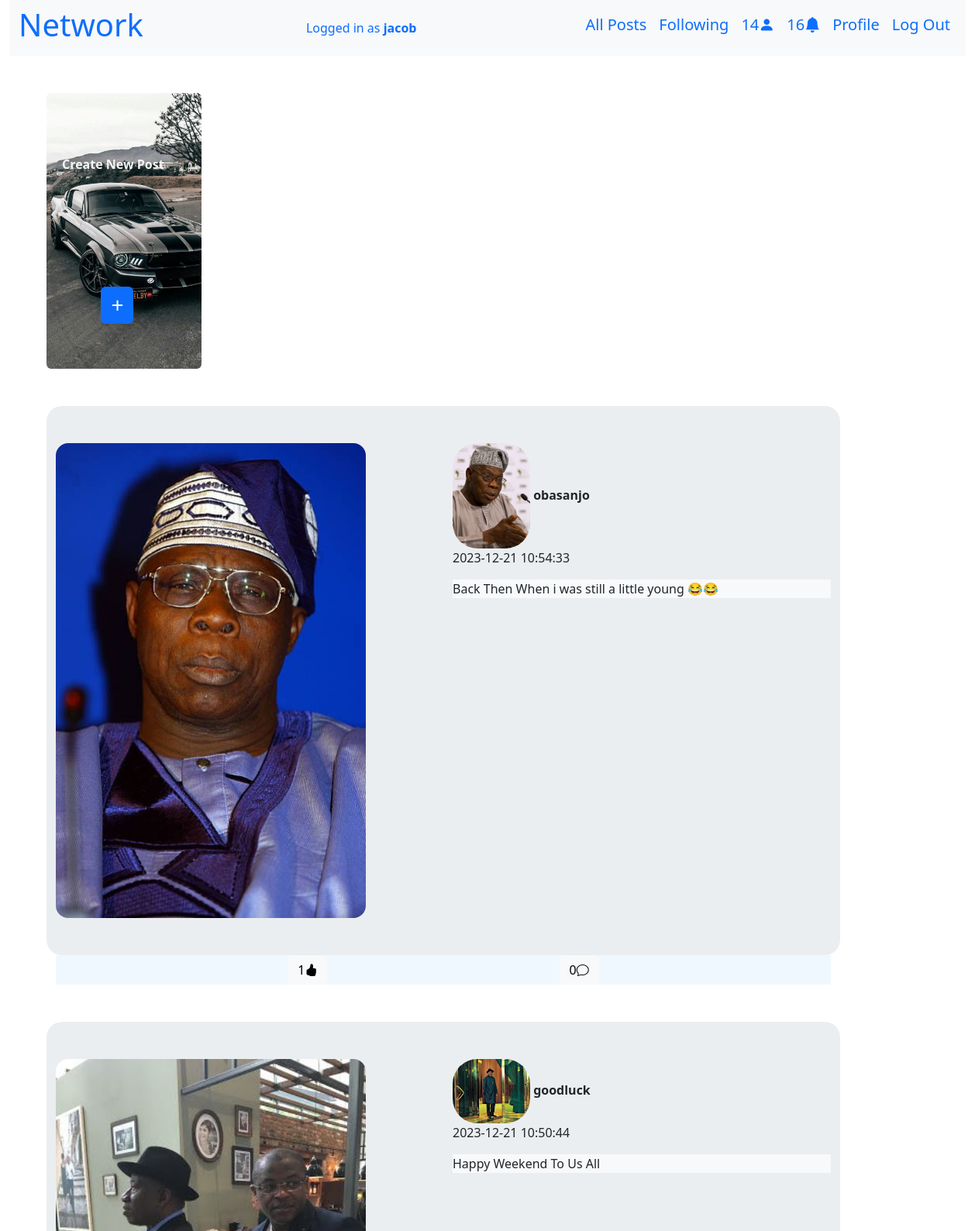
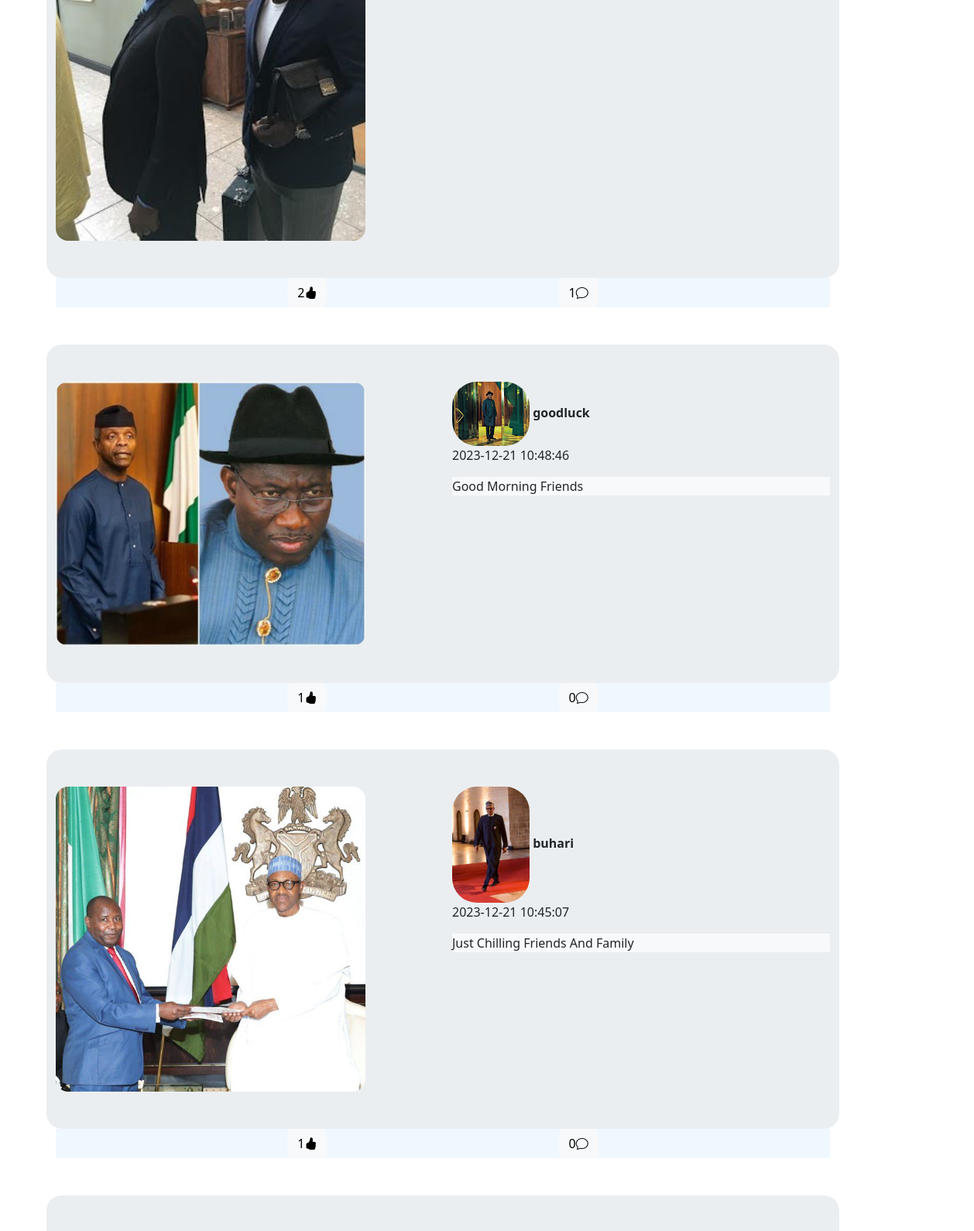
Screenshot of /?page=2 (signed in, upper part) with the database file from the repository (2 pictures, top to bottom).
### network/models.py (models this page shows, shortened)
class User(AbstractUser):
    pass

class Post(models.Model):
    user = models.ForeignKey(User,on_delete=models.CASCADE)
    content = models.TextField()
    timestamp = models.DateTimeField(auto_now_add=True)
    media = models.FileField(upload_to='post_storage/',blank=True,null=True)
    media_type = models.TextField(null=True)
    def like_count(self):
        return self.post_like.count()
    def comment_count(self):
        return self.post_comment.count()

class Profile(models.Model):
    user = models.OneToOneField(User, on_delete=models.CASCADE,related_name="user_profile")
    bio = models.TextField(blank=True)
    profile_picture = models.ImageField(upload_to='profile_pics/',blank=True,null=True)

### network/views.py (the view)
# urls.py: path("", views.index, name="index"),
@login_required
def index(request):
    if request.user.is_authenticated:
        if Profile.objects.filter(user=request.user).exists():
            posts = Post.objects.all()
            posts = posts.order_by("-timestamp").all()
            friend_requests = Friend.objects.filter(friend=request.user,is_accepted=False)
            if friend_requests:
                friend_count = friend_requests.count()
            else:
                friend_count = " "
            notifications =  Notification.objects.filter(user=request.user,is_read=False)
            if notifications:
                notification_count = notifications.count()
            else:
                notification_count = " "
            paginator = Paginator(posts,10)
            page_number = request.GET.get("page")
            page_obj = paginator.get_page(page_number)
            return render(request, "network/index.html",
             {"page_obj" :page_obj,
              "friend_count":friend_count,"notification_count":notification_count
              }
        )
        else:
            return HttpResponseRedirect(reverse("edit_profile"))
    else:
        return HttpResponseRedirect(reverse('login'))

### network/templates/network/index.html (shortened to what this page needs)
{% extends "network/layout.html" %}
{% load static %}
{% block body %}
  <div class="create_post_container position-relative mb-5">
    <strong class="position-absolute">Create New Post</strong>
    <img src="{% static 'network/car.jpg' %}" alt="img" class="img-container rounded-2" width="200">
    <button type="button" onclick="create_post()" class="btn btn-primary "><em class="h3">+</em></button>
    </div>
    <div class="container-fluid d-flex flex-column justify-content-center" id="display_all_post">
        {% for post in page_obj %}
        <div class="max" data-post="{{ post.id }}">
        <div class="row row-cols-md-1 row-cols-lg-2" id="col">
            <div class="col mt-5 mb-5">
                <a href="{% url 'get_post' post_id=post.id  %}">
                {% if post.media_type == "image" %}
                <img src="{{ post.media.url }}" alt="picture" width="400" height="400" class="img-fluid rounded-4">
                {% elif post.media_type == "video" %}
                <video src="{{ post.media.url }}" controls  width="400" height="400" class="img-fluid rounded-4"></video>
                {% endif %}
               </a>
            </div>
            <div class="col mt-5">
                <a href="{% url 'get_profile' user_id=post.user.id %}" class="nav-link">
           <img src="{{ post.user.user_profile.profile_picture.url }}" alt="user image" class="img-fluid rounded-5" width="100" height="100">
            <strong class="user_name">{{ post.user.username }}</strong>
        </a>
            <span>{{ post.timestamp | date:"Y-m-d H:i:s" }}</span>
            <div class="mt-3 bg-light">{{ post.content }}</div>
        </div>
    </div>
           <div class="buttons_control mb-5 d-flex flex-row justify-content-evenly">
            <button type="button" class=" like_buttons btn btn-light" data-post="{{ post.id }}" id="{{ post.id}}">{{ post.like_count }}<i class="bi bi-hand-thumbs-up-fill" ></i></button>
            <button type="button" class="comment_buttons btn btn-light">
                {{ post.comment_count }}<i class="bi bi-chat"></i>
            </button>
           </div>
        {% endfor %}
    </div>
{% endblock %}

### network/templates/network/layout.html (shortened to what this page needs)
{% load static %}
<!DOCTYPE html>
<html lang="en">
    <head>
        <link href="https://cdn.jsdelivr.net/npm/bootstrap@5.3.2/dist/css/bootstrap.min.css" rel="stylesheet">
    </head>
        <link rel="stylesheet" href="https://cdn.jsdelivr.net/npm/bootstrap-icons@1.11.2/font/bootstrap-icons.min.css">
        <link href="{% static 'network/styles.css' %}" rel="stylesheet">
    </head>
    <body>
      <div class="container-fluid">
        <nav class="navbar navbar-expand bg-light">
            <div class="container-fluid">
            <h3 class="h1 text-primary">Network</h3>
            {% if user.is_authenticated %}
                <a class="nav-link text-primary " href="#"> Logged in as<strong> {{ user.username }}</strong></a>
        {% endif %}
              <ul class="navbar-nav mr-auto ">
                {% if user.is_authenticated %}
                <li class="nav-item h5">
                    <a class="nav-link text-primary" href="{% url 'index' %}">All Posts</a>
                  </li>
                    <li class="nav-item h5">
                        <a class="nav-link text-primary" href="{% url 'get_friends_post' %}">Following</a>
                    </li>
                    <li class="nav-item h5">
                        <a class="nav-link text-primary" href="{% url 'get_all_user' %}"><span class="notification">{{ friend_count }}</span><i class="bi bi-person-fill text-primary"></i></a>
                    </li>
                    <li class="nav-item h5">
                        <a class="nav-link text-primary" href="{% url 'get_notification' %}"><span class="notification">{{ notification_count }}</span><i class="bi bi-bell-fill text-primary"></i></a>
                    </li>
                    <li class="nav-item h5">
                        <a class="nav-link text-primary" href="{% url 'get_profile' user_id=user.id %}"><span class="notification">Profile</a>
                    </li>
                    <li class="nav-item h5">
                        <a class="nav-link text-primary" href="{% url 'logout' %}">Log Out</a>
                    </li>
                {% endif %}
              </ul>
            </div>
          </nav>
        </div>
        <div class="container-fluid m-5">
            {% block body %}
            {% endblock %}
    </body>
</html>

### network/static/network/styles.css (style rules this page uses)
.create_post_container button { position: absolute; transition: ease-in-out; transform: translate(-130px, 250px); }
.create_post_container strong { transform: translate(20px, 80px); color: whitesmoke; }
#col { background-color: rgb(235, 238, 240); border-radius: 20px; }
.buttons_control { background-color: aliceblue; }
.max { max-width: 1000px; }

### rows the page displays
User: username "jacob"
Post: media (picture), user.user_profile.profile_picture (picture), user.username "obasanjo", timestamp "2023-12-21 10:54:33", content "Back Then When i was still a little young 😂😂", like_count "1", comment_count "0"
Post: media (picture), user.user_profile.profile_picture (picture), user.username "goodluck", timestamp "2023-12-21 10:50:44", content "Happy Weekend To Us All", like_count "2", comment_count "1"
Post: media (picture), user.user_profile.profile_picture (picture), user.username "goodluck", timestamp "2023-12-21 10:48:46", content "Good Morning Friends", like_count "1", comment_count "0"
Post: media (picture), user.user_profile.profile_picture (picture), user.username "buhari", timestamp "2023-12-21 10:45:07", content "Just Chilling Friends And Family", like_count "1", comment_count "0"

### other values shown
{{ friend_count }} "14"
{{ notification_count }} "16"
